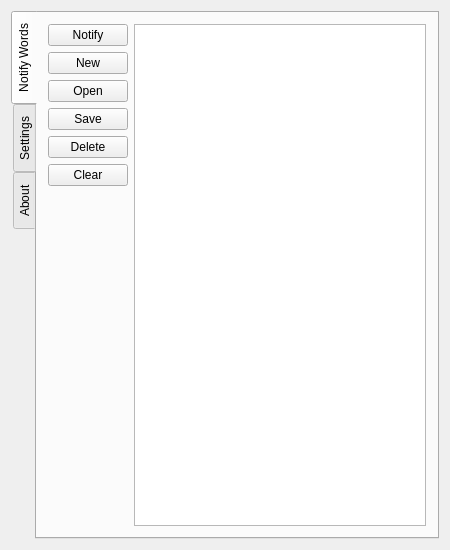
<?xml version="1.0" encoding="UTF-8"?>
<ui version="4.0">
 <class>MainWindow</class>
 <widget class="QMainWindow" name="MainWindow">
  <property name="geometry">
   <rect>
    <x>0</x>
    <y>0</y>
    <width>450</width>
    <height>550</height>
   </rect>
  </property>
  <property name="minimumSize">
   <size>
    <width>450</width>
    <height>550</height>
   </size>
  </property>
  <property name="windowTitle">
   <string>Word List - notilearn</string>
  </property>
  <property name="windowIcon">
   <iconset theme="edit-paste">
    <normaloff>.</normaloff>.</iconset>
  </property>
  <property name="styleSheet">
   <string notr="true"/>
  </property>
  <widget class="QWidget" name="centralWidget">
   <property name="styleSheet">
    <string notr="true"/>
   </property>
   <layout class="QVBoxLayout" name="verticalLayout">
    <item>
     <widget class="QTabWidget" name="tabWidget">
      <property name="maximumSize">
       <size>
        <width>16777215</width>
        <height>16777215</height>
       </size>
      </property>
      <property name="tabPosition">
       <enum>QTabWidget::West</enum>
      </property>
      <property name="currentIndex">
       <number>0</number>
      </property>
      <widget class="QWidget" name="tab">
       <attribute name="icon">
        <iconset theme="edit-paste">
         <normaloff>.</normaloff>.</iconset>
       </attribute>
       <attribute name="title">
        <string>Notify Words</string>
       </attribute>
       <layout class="QVBoxLayout" name="verticalLayout_3">
        <item>
         <layout class="QHBoxLayout" name="horizontalLayout">
          <item>
           <layout class="QFormLayout" name="formLayout">
            <property name="sizeConstraint">
             <enum>QLayout::SetNoConstraint</enum>
            </property>
            <item row="1" column="0">
             <widget class="QPushButton" name="addButton">
              <property name="text">
               <string>New</string>
              </property>
              <property name="icon">
               <iconset theme="document-new">
                <normaloff>.</normaloff>.</iconset>
              </property>
             </widget>
            </item>
            <item row="2" column="0">
             <widget class="QPushButton" name="openButton">
              <property name="text">
               <string>Open</string>
              </property>
              <property name="icon">
               <iconset theme="document-open">
                <normaloff>.</normaloff>.</iconset>
              </property>
             </widget>
            </item>
            <item row="3" column="0">
             <widget class="QPushButton" name="saveasButton">
              <property name="text">
               <string>Save</string>
              </property>
              <property name="icon">
               <iconset theme="document-save-as">
                <normaloff>.</normaloff>.</iconset>
              </property>
             </widget>
            </item>
            <item row="4" column="0">
             <widget class="QPushButton" name="deleteButton">
              <property name="minimumSize">
               <size>
                <width>60</width>
                <height>20</height>
               </size>
              </property>
              <property name="text">
               <string>Delete</string>
              </property>
              <property name="icon">
               <iconset theme="edit-delete">
                <normaloff>.</normaloff>.</iconset>
              </property>
             </widget>
            </item>
            <item row="5" column="0">
             <widget class="QPushButton" name="clearButton">
              <property name="text">
               <string>Clear</string>
              </property>
              <property name="icon">
               <iconset theme="edit-clear">
                <normaloff>.</normaloff>.</iconset>
              </property>
             </widget>
            </item>
            <item row="0" column="0">
             <widget class="QPushButton" name="notify">
              <property name="text">
               <string>Notify</string>
              </property>
              <property name="icon">
               <iconset theme="help-about">
                <normaloff>.</normaloff>.</iconset>
              </property>
             </widget>
            </item>
           </layout>
          </item>
          <item>
           <widget class="QListWidget" name="wordList">
            <property name="autoFillBackground">
             <bool>false</bool>
            </property>
            <property name="styleSheet">
             <string notr="true"/>
            </property>
           </widget>
          </item>
         </layout>
        </item>
       </layout>
      </widget>
      <widget class="QWidget" name="tab_2">
       <attribute name="icon">
        <iconset theme="document-properties">
         <normaloff>.</normaloff>.</iconset>
       </attribute>
       <attribute name="title">
        <string>Settings</string>
       </attribute>
       <layout class="QVBoxLayout" name="verticalLayout_4">
        <item>
         <widget class="QGroupBox" name="groupBox">
          <property name="title">
           <string>Settings</string>
          </property>
          <layout class="QVBoxLayout" name="verticalLayout_2">
           <item>
            <layout class="QGridLayout" name="gridLayout">
             <item row="1" column="0">
              <widget class="QLabel" name="labelMinutes">
               <property name="text">
                <string>Minutes:</string>
               </property>
              </widget>
             </item>
             <item row="0" column="0">
              <widget class="QCheckBox" name="checkBox">
               <property name="text">
                <string>Active</string>
               </property>
               <property name="checked">
                <bool>true</bool>
               </property>
              </widget>
             </item>
             <item row="3" column="1">
              <spacer name="verticalSpacer">
               <property name="orientation">
                <enum>Qt::Vertical</enum>
               </property>
               <property name="sizeHint" stdset="0">
                <size>
                 <width>20</width>
                 <height>40</height>
                </size>
               </property>
              </spacer>
             </item>
             <item row="1" column="1">
              <widget class="QSlider" name="horizontalSlider">
               <property name="sizePolicy">
                <sizepolicy hsizetype="Preferred" vsizetype="Preferred">
                 <horstretch>0</horstretch>
                 <verstretch>0</verstretch>
                </sizepolicy>
               </property>
               <property name="maximumSize">
                <size>
                 <width>400</width>
                 <height>400</height>
                </size>
               </property>
               <property name="minimum">
                <number>1</number>
               </property>
               <property name="maximum">
                <number>60</number>
               </property>
               <property name="pageStep">
                <number>10</number>
               </property>
               <property name="value">
                <number>1</number>
               </property>
               <property name="orientation">
                <enum>Qt::Horizontal</enum>
               </property>
              </widget>
             </item>
             <item row="2" column="1">
              <widget class="QSlider" name="horizontalSlider_2">
               <property name="sizePolicy">
                <sizepolicy hsizetype="Preferred" vsizetype="Preferred">
                 <horstretch>0</horstretch>
                 <verstretch>0</verstretch>
                </sizepolicy>
               </property>
               <property name="minimum">
                <number>5000</number>
               </property>
               <property name="maximum">
                <number>20000</number>
               </property>
               <property name="value">
                <number>10000</number>
               </property>
               <property name="orientation">
                <enum>Qt::Horizontal</enum>
               </property>
              </widget>
             </item>
             <item row="2" column="0">
              <widget class="QLabel" name="labelDelay">
               <property name="text">
                <string>Delay:</string>
               </property>
              </widget>
             </item>
            </layout>
           </item>
          </layout>
         </widget>
        </item>
       </layout>
      </widget>
      <widget class="QWidget" name="tab_3">
       <attribute name="icon">
        <iconset theme="help-about">
         <normaloff>.</normaloff>.</iconset>
       </attribute>
       <attribute name="title">
        <string>About</string>
       </attribute>
       <layout class="QVBoxLayout" name="verticalLayout_5">
        <item>
         <layout class="QGridLayout" name="gridLayout_2">
          <item row="1" column="0">
           <widget class="QGroupBox" name="groupBox_2">
            <property name="title">
             <string>About</string>
            </property>
            <layout class="QVBoxLayout" name="verticalLayout_7">
             <item>
              <layout class="QVBoxLayout" name="verticalLayout_6">
               <item>
                <widget class="QLabel" name="label_4">
                 <property name="sizePolicy">
                  <sizepolicy hsizetype="Maximum" vsizetype="Maximum">
                   <horstretch>0</horstretch>
                   <verstretch>2</verstretch>
                  </sizepolicy>
                 </property>
                 <property name="lineWidth">
                  <number>3</number>
                 </property>
                 <property name="midLineWidth">
                  <number>3</number>
                 </property>
                 <property name="text">
                  <string>notilearn: word practicing application with the time interval. suitable for todo list and remainder with notifications. </string>
                 </property>
                 <property name="wordWrap">
                  <bool>true</bool>
                 </property>
                </widget>
               </item>
               <item>
                <widget class="QLabel" name="label">
                 <property name="text">
                  <string>notilearn v 0.19.6</string>
                 </property>
                </widget>
               </item>
               <item>
                <widget class="QLabel" name="label_3">
                 <property name="text">
                  <string>Based on Qt 5.12.1 and C++</string>
                 </property>
                </widget>
               </item>
               <item>
                <widget class="QLabel" name="label_2">
                 <property name="text">
                  <string>by: ivaylo</string>
                 </property>
                </widget>
               </item>
               <item>
                <spacer name="verticalSpacer_2">
                 <property name="orientation">
                  <enum>Qt::Vertical</enum>
                 </property>
                 <property name="sizeHint" stdset="0">
                  <size>
                   <width>20</width>
                   <height>40</height>
                  </size>
                 </property>
                </spacer>
               </item>
              </layout>
             </item>
            </layout>
           </widget>
          </item>
         </layout>
        </item>
       </layout>
      </widget>
     </widget>
    </item>
   </layout>
  </widget>
  <action name="actionSave">
   <property name="text">
    <string>Save</string>
   </property>
   <property name="shortcut">
    <string>Ctrl+S</string>
   </property>
  </action>
  <action name="actionOpenFromHere">
   <property name="text">
    <string>Open from here</string>
   </property>
   <property name="shortcut">
    <string>Ctrl+O</string>
   </property>
  </action>
  <action name="actionOpen">
   <property name="text">
    <string>Open</string>
   </property>
   <property name="shortcut">
    <string>Ctrl+Shift+O</string>
   </property>
  </action>
  <action name="actionSaveAs">
   <property name="text">
    <string>Save As</string>
   </property>
   <property name="shortcut">
    <string>Ctrl+Shift+S</string>
   </property>
  </action>
 </widget>
 <layoutdefault spacing="6" margin="11"/>
 <resources/>
 <connections/>
</ui>
